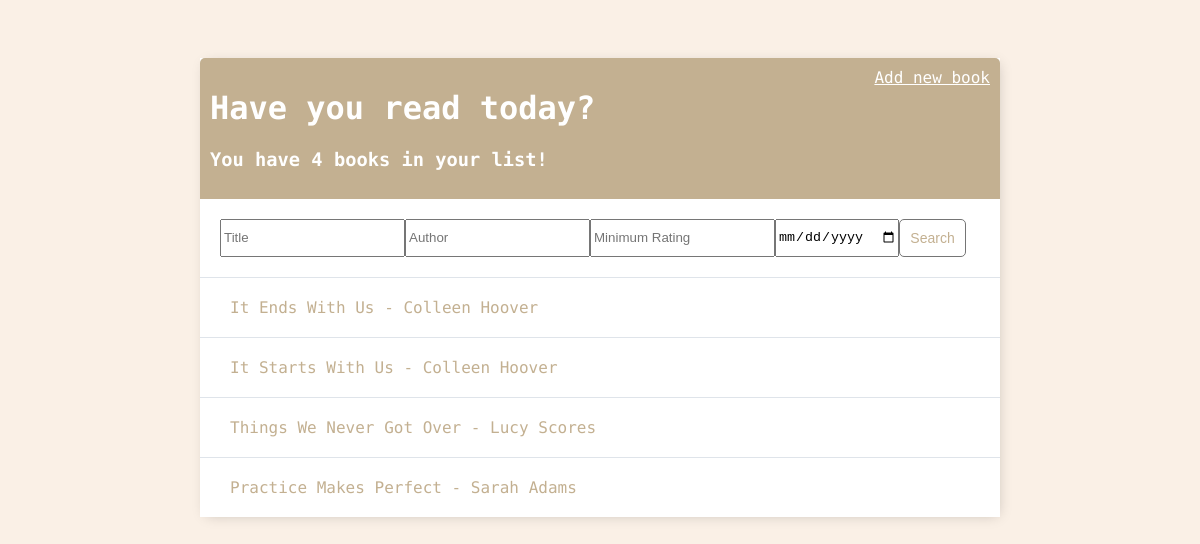
Before: / with the older database file.
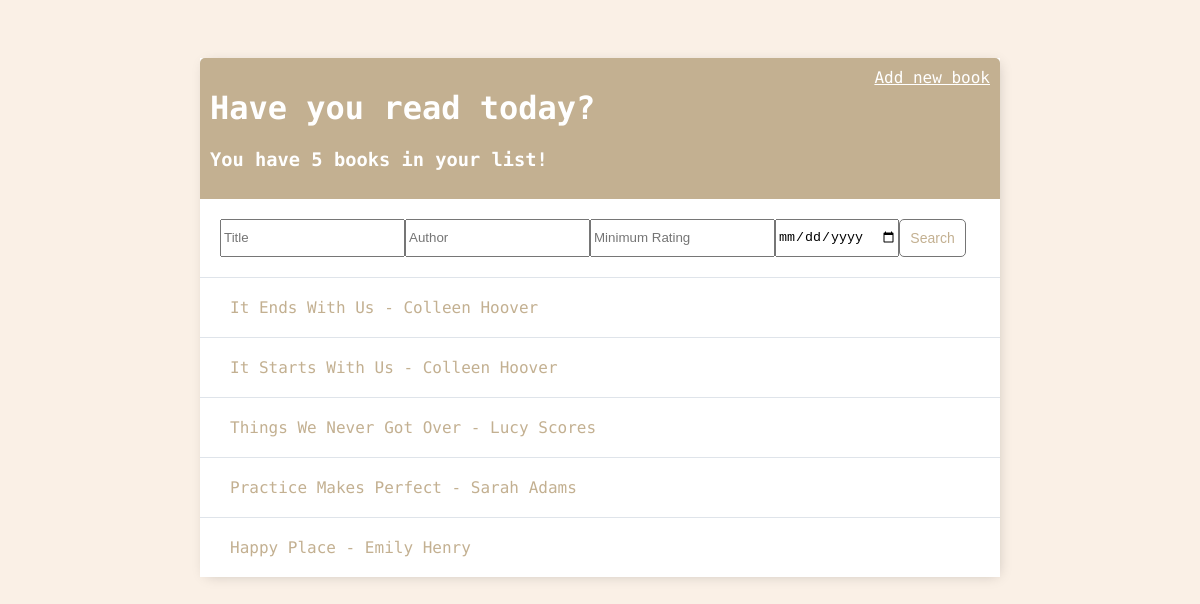
After: the same page with the newer database file.
### base/models.py (models this page shows)
class Book(models.Model):
    title = models.CharField(max_length=255)
    author = models.CharField(max_length=255)
    publication_date = models.DateField()
    summary = models.TextField(blank=True, null=True)
    review = models.TextField(blank=True, null=True)
    rating = models.DecimalField(max_digits=2, decimal_places=1)
    def __str__(self):
        return self.title

### base/views.py (the view)
# urls.py: path("", views.BookListView.as_view(), name="book-list"),
class BookListView(generic.ListView):
    model = Book
    context_object_name = "books"
    template_name = "base/book_list.html"
    def get_queryset(self):
        queryset = super().get_queryset()
        title = self.request.GET.get("title")
        author = self.request.GET.get("author")
        min_rating = self.request.GET.get("min_rating")
        publication_date = self.request.GET.get("publication_date")
        if title:
            queryset = queryset.filter(title__icontains=title)
        if author:
            queryset = queryset.filter(author__icontains=author)
        if min_rating:
            queryset = queryset.filter(rating__gte=min_rating)
        if publication_date:
            queryset = queryset.filter(publication_date=publication_date)
        return queryset
    def get_context_data(self, *, object_list=None, **kwargs):
        context = super().get_context_data(**kwargs)
        context["count"] = context["books"].count()
        return context

### base/templates/base/book_list.html
{% extends 'base/main.html' %}
{% block content %}
<div class="header-bar">
    <div>
        <h1>Have you read today?</h1>
        {% if count == 0 %}
        <h3>Your book list is empty</h3>
        {% else %}
        <h3>You have {{count}} book{{count|pluralize:"s"}} in your list!</h3>
        {% endif %}
    </div>
    <a href="{% url 'book-add' %}">Add new book</a>
</div>
<div id="search-add-wrapper">
    <form method="GET" style="display: flex;">
        <input type="text" name="title" placeholder="Title">
        <input type="text" name="author" placeholder="Author">
        <input type="number" step="0.1" name="min_rating" placeholder="Minimum Rating">
        <input type="date" name="publication_date" placeholder="Publication Date">
        <button class="button" type="submit">Search</button>
    </form>
</div>
<div>
    {% for book in books %}
    <div class="book-wrapper" data-position="{{book.pk}}">
        <div class="book-title">
            <a href="{% url 'book-detail' book.id %}">{{book}} - {{book.author}}</a>
        </div>
    </div>
    {% endfor %}
</div>
{% endblock content %}

Changed rows visible on the page:
added Book: title "Happy Place", author "Emily Henry"
Other visible differences:
{{ count }}: "4" → "5"
